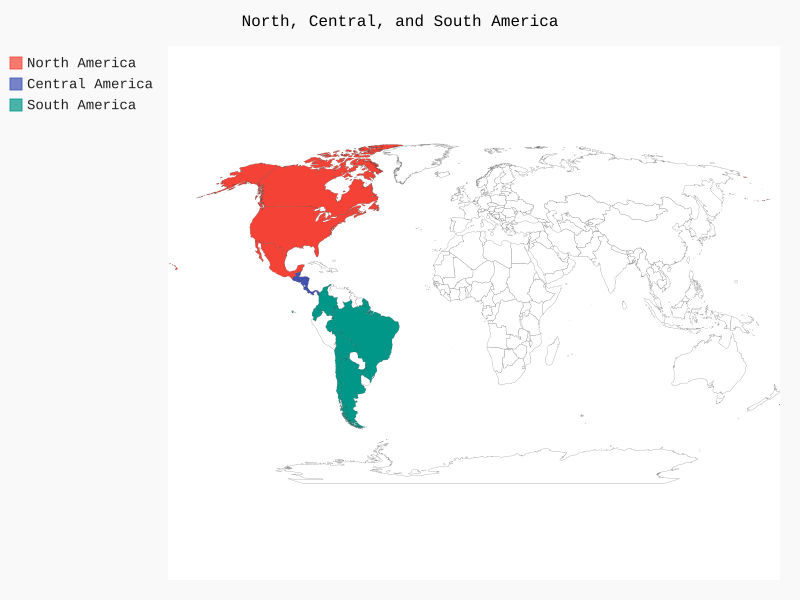

The script that drew this image:
import pygal

wm = pygal.maps.world.World()
wm.title = 'North, Central, and South America'

wm.add('North America', ['ca','mx','us'])
wm.add('Central America', ['bz','cr','gt','hn','ni','pa','sv'])
wm.add('South America', ['ar','bo','br','cl','co','ec','gf'])

wm.render_to_file('americas.svg')
